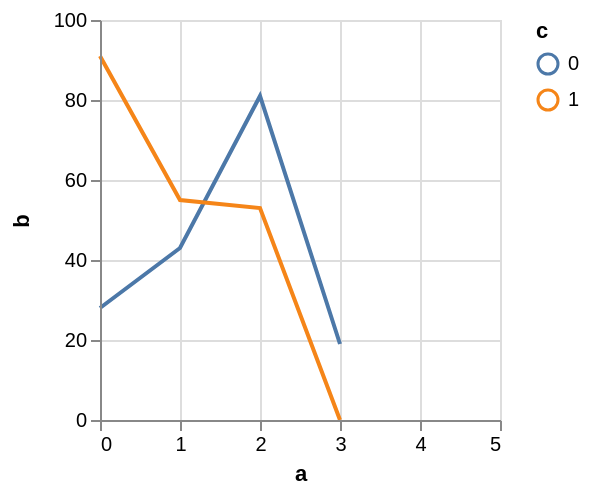

Here is the Vega-Lite specification saved for this chart:
### Vega specification from a JSON file in a GitHub repository (floating-point values rounded to 4 significant figures)
{"$schema": "https://vega.github.io/schema/vega/v4.json", "autosize": "pad", "padding": 5, "width": 200, "height": 200, "style": "cell", "data": [{"name": "source_0", "values": [{"a": 0, "b": 28, "c": 0}, {"a": 0, "b": 91, "c": 1}, {"a": 1, "b": 43, "c": 0}, {"a": 1, "b": 55, "c": 1}, {"a": 2, "b": 81, "c": 0}, {"a": 2, "b": 53, "c": 1}, {"a": 3, "b": 19, "c": 0}]}, {"name": "data_0", "source": "source_0", "transform": [{"type": "impute", "field": "b", "key": "a", "method": "value", "groupby": ["c"], "value": null}, {"type": "formula", "expr": "datum.b === null ? 0 : datum.b", "as": "b"}]}], "marks": [{"name": "pathgroup", "type": "group", "from": {"facet": {"name": "faceted_path_main", "data": "data_0", "groupby": ["c"]}}, "encode": {"update": {"width": {"field": {"group": "width"}}, "height": {"field": {"group": "height"}}}}, "marks": [{"name": "marks", "type": "line", "style": ["line"], "sort": {"field": "datum[\"a\"]", "order": "descending"}, "from": {"data": "faceted_path_main"}, "encode": {"update": {"stroke": {"scale": "color", "field": "c"}, "tooltip": {"signal": "{\"a\": format(datum[\"a\"], \"\"), \"b\": format(datum[\"b\"], \"\"), \"c\": ''+datum[\"c\"]}"}, "x": {"scale": "x", "field": "a"}, "y": {"scale": "y", "field": "b"}, "defined": {"signal": "datum[\"a\"] !== null && !isNaN(datum[\"a\"]) && datum[\"b\"] !== null && !isNaN(datum[\"b\"])"}}}}]}], "scales": [{"name": "x", "type": "linear", "domain": {"data": "data_0", "field": "a"}, "range": [0, {"signal": "width"}], "nice": 1, "zero": false}, {"name": "y", "type": "linear", "domain": {"data": "data_0", "field": "b"}, "range": [{"signal": "height"}, 0], "nice": true, "zero": true}, {"name": "color", "type": "ordinal", "domain": {"data": "data_0", "field": "c", "sort": true}, "range": "category"}], "axes": [{"scale": "x", "orient": "bottom", "grid": false, "title": "a", "labelFlush": true, "labelOverlap": true, "tickCount": {"signal": "ceil(width/40)"}, "zindex": 1}, {"scale": "x", "orient": "bottom", "gridScale": "y", "grid": true, "tickCount": {"signal": "ceil(width/40)"}, "domain": false, "labels": false, "maxExtent": 0, "minExtent": 0, "ticks": false, "zindex": 0}, {"scale": "y", "orient": "left", "grid": false, "title": "b", "labelOverlap": true, "tickCount": {"signal": "ceil(height/40)"}, "zindex": 1}, {"scale": "y", "orient": "left", "gridScale": "x", "grid": true, "tickCount": {"signal": "ceil(height/40)"}, "domain": false, "labels": false, "maxExtent": 0, "minExtent": 0, "ticks": false, "zindex": 0}], "legends": [{"stroke": "color", "gradientLength": {"signal": "min(max(height, 100), 200)"}, "title": "c"}], "config": {"axisY": {"minExtent": 30}}}
